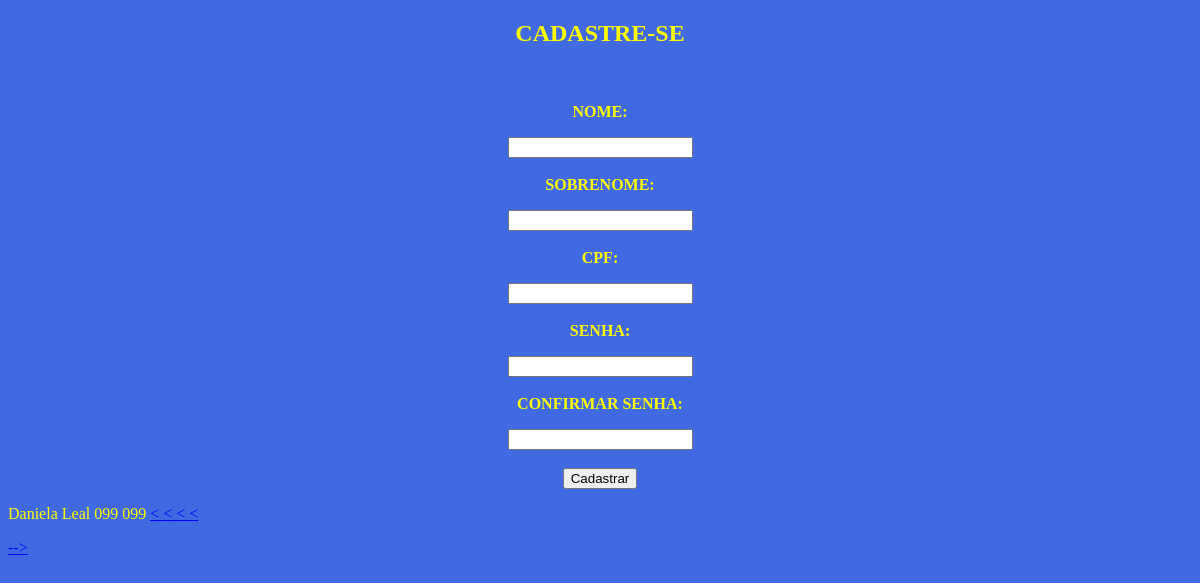
Before: /lista.php with the older database file.
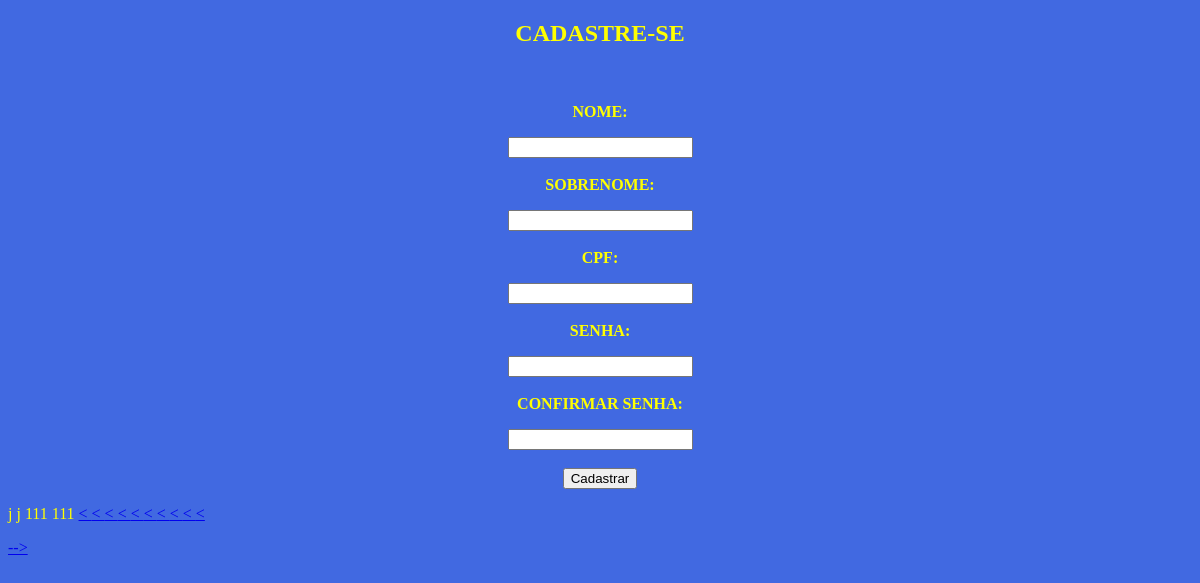
After: the same page with the newer database file.
### tables this page shows
CREATE TABLE `cadastro` (
  `id` int(11) NOT NULL,
  `nome` varchar(100) NOT NULL,
  `sobrenome` varchar(100) NOT NULL,
  `cpf` varchar(15) NOT NULL,
  `senha` varchar(20) NOT NULL,
  `csenha` varchar(20) NOT NULL
);

### lista.php (the view, shortened to what this page needs)
<!doctype html>
<html>
<head>
</head>
<font color=yellow>
<body bgcolor=royalblue>
<center>
<body>
<h2> CADASTRE-SE </h2><br></br>
<form name="signup" method="post" action="grava.php">
<b>NOME:<p>  <input type="text"  name="nome"/><br></br></b>
<b>SOBRENOME: <p> <input type="text" name="sobrenome"/><br></br></b>
<b>CPF:  <p> <input type="text" name="cpf"/><br></br></b>
<b>SENHA:<p> <input type="password" name="senha"/><br></br></b>
<b>CONFIRMAR SENHA: <p><input type="password" name="csenha"/><br></br></b>
</body bgcolor>
     <size="+40"> <INPUT type="submit" value="Cadastrar"> </size>
</center>
<?php
     include("conecta.php");
     $seleciona=mysqli_query($conexao,"select * from cadastro order by id desc");
     while ($campo=mysqli_fetch_array($seleciona)){?>
           <tr>
               <td><?=$campo["nome"]?></td>
               <td><?=$campo["sobrenome"]?></td>
               <td><?=$campo["cpf"]?></td>
               <td><?=$campo["senha"]?></td>
               <td><?=$campo["csenha"]?></td>
               <td align="center"><a href="editar.php?editaid=<?=$campo["id"]?>"><
               <td align="center"><a href="#" onClick="verifica(<?=$campo["id"]?>)
           </tr>
<?php      }?>
</form>
<!--
<input type="button" name="botao-ok" value="Teste "><p>
-->
</body>
</html>

Changed rows visible on the page:
added cadastro: nome "j", sobrenome "j", cpf "111", senha "111"
shown differently, row unchanged: cadastro (number 7 of 10 on the later page): nome "Daniela" → (not shown); sobrenome "Leal" → (not shown); cpf "099" → (not shown); senha "099" → (not shown)
